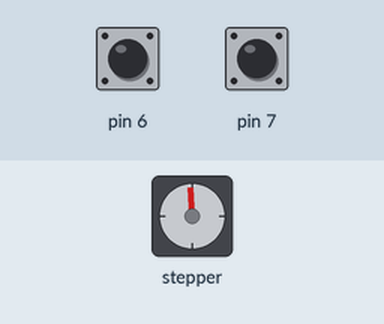
Simulated run of this sketch. Board: Arduino Uno, built with avr-gcc and run on an emulated ATmega328P. Parts: stepper motor. Inputs (shaded band) come from the test bench; at power-on: pin 6 HIGH, pin 7 HIGH. Stepper angles assume 6400 steps per turn.

Above: at 1.29 s.
1.3 s: pin 6 pulled LOW for 0.15 s
At 2.02 s:
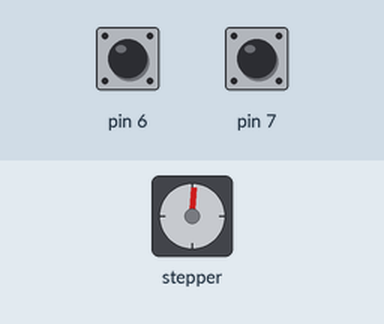
4.3 s: pin 7 pulled LOW for 0.15 s
At 5.61 s:
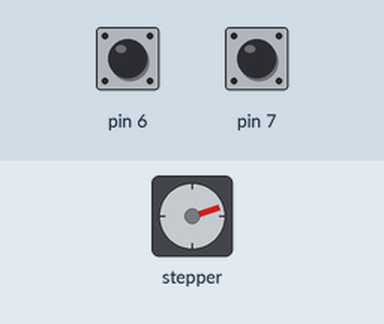
7.4 s: pin 6 pulled LOW for 1 s
At 9.06 s:
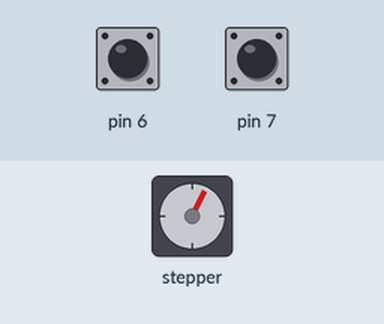
11.4 s: pin 7 pulled LOW for 1 s
At 12.72 s:
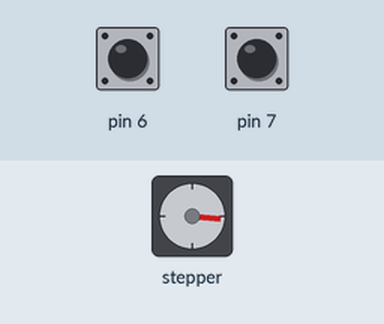
14.4 s: pin 6 pulled LOW for 0.15 s
17.5 s: pin 7 pulled LOW for 0.15 s
Timing chart, 0 to 24.9 s (numbered marks = the images above; inputs shaded):
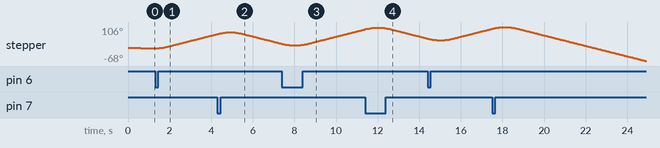

The sketch:

Shag.ino
```cpp
#include <GyverStepper.h>
#include <GyverButton.h>

// Кнопки
GButton button1(6);  // Вперёд
GButton button2(7);  // Назад

// Шаговый двигатель (800 шагов/оборот * 8 микрошагов = 6400 импульсов на оборот)
GStepper<STEPPER2WIRE> stepper(6400, 3, 4, 5);  // STEP=3, DIR=4, ENABLE=5

void setup() {
  button1.setDebounce(50);
  button2.setDebounce(50);

  stepper.setRunMode(FOLLOW_POS);
  stepper.setSpeed(500);       // Скорость (шагов/сек)
  stepper.setAcceleration(800); // Ускорение
  stepper.enable();            // Включить драйвер
}

void loop() {
  button1.tick();
  button2.tick();

  // Нажатие кнопки 1 - вращение вперёд (1 оборот)
  if (button1.isPress()) {
    stepper.setTarget(stepper.getCurrent() + 6400); // +6400 микрошагов = 1 оборот
  }

  // Нажатие кнопки 2 - вращение назад (1 оборот)
  if (button2.isPress()) {
    stepper.setTarget(stepper.getCurrent() - 6400); // -6400 микрошагов = 1 оборот
  }

  stepper.tick();
}
```
